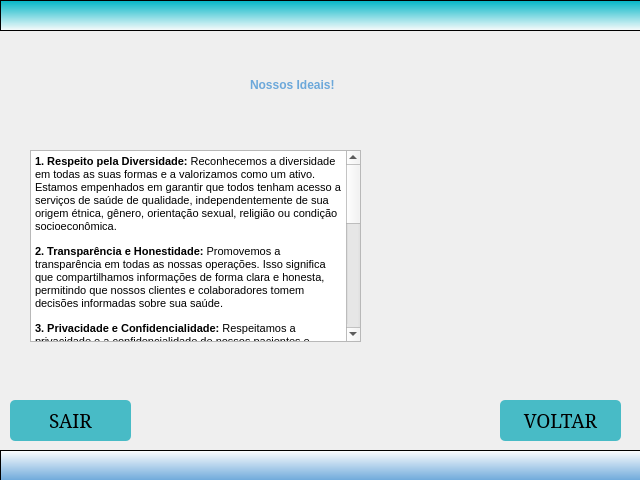
<?xml version="1.0" encoding="UTF-8"?>
<ui version="4.0">
 <class>MainWindow</class>
 <widget class="QMainWindow" name="MainWindow">
  <property name="geometry">
   <rect>
    <x>0</x>
    <y>0</y>
    <width>640</width>
    <height>480</height>
   </rect>
  </property>
  <property name="windowTitle">
   <string>MainWindow</string>
  </property>
  <widget class="QWidget" name="centralwidget">
   <widget class="QFrame" name="frame">
    <property name="geometry">
     <rect>
      <x>0</x>
      <y>0</y>
      <width>641</width>
      <height>31</height>
     </rect>
    </property>
    <property name="styleSheet">
     <string notr="true">background-color: qlineargradient(spread:pad, x1:0.5, y1:0, x2:0.5, y2:1, stop:0 rgba(0, 181, 198, 255), stop:1 rgba(255, 255, 255, 224));</string>
    </property>
    <property name="frameShape">
     <enum>QFrame::StyledPanel</enum>
    </property>
    <property name="frameShadow">
     <enum>QFrame::Raised</enum>
    </property>
   </widget>
   <widget class="QFrame" name="frame_2">
    <property name="geometry">
     <rect>
      <x>0</x>
      <y>450</y>
      <width>641</width>
      <height>31</height>
     </rect>
    </property>
    <property name="styleSheet">
     <string notr="true">background-color: qlineargradient(spread:pad, x1:0.5, y1:0, x2:0.5, y2:1, stop:0 rgba(255, 255, 255, 255), stop:1 rgba(108, 168, 218, 255));</string>
    </property>
    <property name="frameShape">
     <enum>QFrame::StyledPanel</enum>
    </property>
    <property name="frameShadow">
     <enum>QFrame::Raised</enum>
    </property>
   </widget>
   <widget class="QLabel" name="label_principal">
    <property name="geometry">
     <rect>
      <x>250</x>
      <y>60</y>
      <width>181</width>
      <height>51</height>
     </rect>
    </property>
    <property name="styleSheet">
     <string notr="true">font: 20pt &quot;Constantia&quot;;

color: rgb(108, 168, 218);</string>
    </property>
    <property name="text">
     <string>&lt;html&gt;&lt;head/&gt;&lt;body&gt;&lt;p&gt;&lt;span style=&quot; font-weight:600;&quot;&gt;Nossos Ideais!&lt;/span&gt;&lt;/p&gt;&lt;/body&gt;&lt;/html&gt;</string>
    </property>
   </widget>
   <widget class="QTextBrowser" name="textoideais">
    <property name="geometry">
     <rect>
      <x>30</x>
      <y>150</y>
      <width>331</width>
      <height>192</height>
     </rect>
    </property>
    <property name="html">
     <string>&lt;!DOCTYPE HTML PUBLIC &quot;-//W3C//DTD HTML 4.0//EN&quot; &quot;http://www.w3.org/TR/REC-html40/strict.dtd&quot;&gt;
&lt;html&gt;&lt;head&gt;&lt;meta name=&quot;qrichtext&quot; content=&quot;1&quot; /&gt;&lt;style type=&quot;text/css&quot;&gt;
p, li { white-space: pre-wrap; }
&lt;/style&gt;&lt;/head&gt;&lt;body style=&quot; font-family:'MS Shell Dlg 2'; font-size:8.25pt; font-weight:400; font-style:normal;&quot;&gt;
&lt;p style=&quot; margin-top:12px; margin-bottom:12px; margin-left:0px; margin-right:0px; -qt-block-indent:0; text-indent:0px;&quot;&gt;&lt;span style=&quot; font-size:8pt; font-weight:600;&quot;&gt;1. Respeito pela Diversidade:&lt;/span&gt;&lt;span style=&quot; font-size:8pt;&quot;&gt; Reconhecemos a diversidade em todas as suas formas e a valorizamos como um ativo. Estamos empenhados em garantir que todos tenham acesso a serviços de saúde de qualidade, independentemente de sua origem étnica, gênero, orientação sexual, religião ou condição socioeconômica.&lt;/span&gt;&lt;/p&gt;
&lt;p style=&quot; margin-top:12px; margin-bottom:12px; margin-left:0px; margin-right:0px; -qt-block-indent:0; text-indent:0px;&quot;&gt;&lt;span style=&quot; font-size:8pt; font-weight:600;&quot;&gt;2. Transparência e Honestidade:&lt;/span&gt;&lt;span style=&quot; font-size:8pt;&quot;&gt; Promovemos a transparência em todas as nossas operações. Isso significa que compartilhamos informações de forma clara e honesta, permitindo que nossos clientes e colaboradores tomem decisões informadas sobre sua saúde.&lt;/span&gt;&lt;/p&gt;
&lt;p style=&quot; margin-top:12px; margin-bottom:12px; margin-left:0px; margin-right:0px; -qt-block-indent:0; text-indent:0px;&quot;&gt;&lt;span style=&quot; font-size:8pt; font-weight:600;&quot;&gt;3. Privacidade e Confidencialidade:&lt;/span&gt;&lt;span style=&quot; font-size:8pt;&quot;&gt; Respeitamos a privacidade e a confidencialidade de nossos pacientes e clientes. Todos os dados e informações pessoais são tratados com o mais alto grau de sigilo e segurança.&lt;/span&gt;&lt;/p&gt;
&lt;p style=&quot; margin-top:12px; margin-bottom:12px; margin-left:0px; margin-right:0px; -qt-block-indent:0; text-indent:0px;&quot;&gt;&lt;span style=&quot; font-size:8pt; font-weight:600;&quot;&gt;4. Empoderamento do Paciente:&lt;/span&gt;&lt;span style=&quot; font-size:8pt;&quot;&gt; Acreditamos que os pacientes devem ser parceiros ativos em suas jornadas de saúde. Encorajamos os pacientes a tomar decisões informadas e a participar ativamente de seu próprio cuidado de saúde.&lt;/span&gt;&lt;/p&gt;
&lt;p style=&quot; margin-top:12px; margin-bottom:12px; margin-left:0px; margin-right:0px; -qt-block-indent:0; text-indent:0px;&quot;&gt;&lt;span style=&quot; font-size:8pt; font-weight:600;&quot;&gt;5. Acessibilidade:&lt;/span&gt;&lt;span style=&quot; font-size:8pt;&quot;&gt; Estamos comprometidos em tornar os serviços de saúde acessíveis a todos. Buscamos constantemente maneiras de reduzir custos e aumentar a acessibilidade aos tratamentos, exames e informações de saúde.&lt;/span&gt;&lt;/p&gt;
&lt;p style=&quot; margin-top:12px; margin-bottom:12px; margin-left:0px; margin-right:0px; -qt-block-indent:0; text-indent:0px;&quot;&gt;&lt;span style=&quot; font-size:8pt; font-weight:600;&quot;&gt;6. Responsabilidade Social e Ambiental:&lt;/span&gt;&lt;span style=&quot; font-size:8pt;&quot;&gt; Estamos conscientes de nosso impacto na sociedade e no meio ambiente. Assumimos a responsabilidade de contribuir para o bem-estar da comunidade e para a preservação do meio ambiente.&lt;/span&gt;&lt;/p&gt;
&lt;p style=&quot; margin-top:12px; margin-bottom:12px; margin-left:0px; margin-right:0px; -qt-block-indent:0; text-indent:0px;&quot;&gt;&lt;span style=&quot; font-size:8pt; font-weight:600;&quot;&gt;7. Aprendizado Contínuo:&lt;/span&gt;&lt;span style=&quot; font-size:8pt;&quot;&gt; Reconhecemos que a área da saúde está em constante evolução. Estamos comprometidos em aprender e aplicar as últimas descobertas e práticas em benefício de nossos pacientes.&lt;/span&gt;&lt;/p&gt;&lt;/body&gt;&lt;/html&gt;</string>
    </property>
   </widget>
   <widget class="QPushButton" name="botaosair">
    <property name="geometry">
     <rect>
      <x>10</x>
      <y>400</y>
      <width>121</width>
      <height>41</height>
     </rect>
    </property>
    <property name="font">
     <font>
      <family>Constantia</family>
      <pointsize>14</pointsize>
      <weight>50</weight>
      <italic>false</italic>
      <bold>false</bold>
     </font>
    </property>
    <property name="cursor">
     <cursorShape>PointingHandCursor</cursorShape>
    </property>
    <property name="styleSheet">
     <string notr="true">QPushButton{
background-color: rgb(72, 187, 198);
border-radius: 5px;	
}
QPushButton:hover{
background-color: rgb(72, 187, 198);
border-radius: 5px;	
}
QPushButton:pressed{
background-color: rgb(255 , 255, 255);
border-radius: 5px;	
}
</string>
    </property>
    <property name="text">
     <string>SAIR</string>
    </property>
   </widget>
   <widget class="QPushButton" name="botaovoltar">
    <property name="geometry">
     <rect>
      <x>500</x>
      <y>400</y>
      <width>121</width>
      <height>41</height>
     </rect>
    </property>
    <property name="font">
     <font>
      <family>Constantia</family>
      <pointsize>14</pointsize>
      <weight>50</weight>
      <italic>false</italic>
      <bold>false</bold>
     </font>
    </property>
    <property name="cursor">
     <cursorShape>PointingHandCursor</cursorShape>
    </property>
    <property name="styleSheet">
     <string notr="true">QPushButton{
background-color: rgb(72, 187, 198);
border-radius: 5px;	
}
QPushButton:hover{
background-color: rgb(72, 187, 198);
border-radius: 5px;	
}
QPushButton:pressed{
background-color: rgb(255 , 255, 255);
border-radius: 5px;	
}
</string>
    </property>
    <property name="text">
     <string>VOLTAR</string>
    </property>
   </widget>
   <widget class="QLabel" name="label_logo">
    <property name="geometry">
     <rect>
      <x>380</x>
      <y>150</y>
      <width>241</width>
      <height>201</height>
     </rect>
    </property>
    <property name="text">
     <string/>
    </property>
    <property name="pixmap">
     <pixmap>logo-versão_completa-removebg-preview.png</pixmap>
    </property>
    <property name="scaledContents">
     <bool>true</bool>
    </property>
   </widget>
  </widget>
 </widget>
 <resources/>
 <connections/>
</ui>
